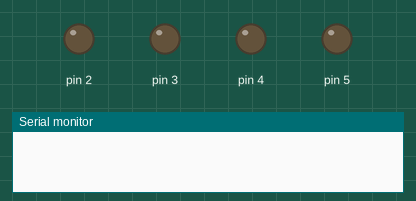
Simulated run of this sketch. Board: Arduino Uno, built with avr-gcc and run on an emulated ATmega328P. Shown: output pins drawn as LEDs (lit = HIGH), the last lines printed to the serial monitor.

Above: at 0.1 s.
At 1.6 s:
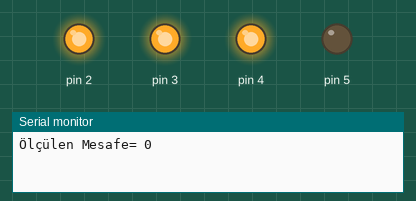
Timing chart, 0 to 3.1 s (numbered marks = the images above):
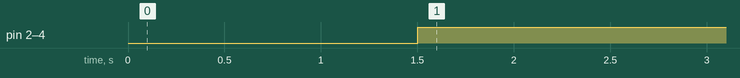

The sketch:

distance_based_led_control.ino
```cpp
void setup() {
  Serial.begin(9600);
  pinMode(6,OUTPUT); //TRİG
  pinMode(7,INPUT); //ECHO
  for(int i=2; i<=7;i++) pinMode(i,OUTPUT);
}

void loop() {
  digitalWrite(8,1); delay(1);
  digitalWrite(8,0);
  int sure=pulseIn(7,1);
  int mesafe=(sure/2)/28.97;
  Serial.print("Ölçülen Mesafe= ");
  Serial.println(mesafe);
  delay(500);
  if(mesafe>=0 && mesafe<=10)
  {
    digitalWrite(8,1);
    digitalWrite(2,1);
    digitalWrite(3,1);
    digitalWrite(4,1);
  }
  if(mesafe>=10 && mesafe<=30)
  {
    digitalWrite(8,1);
    delay(500);
    digitalWrite(8,0);
    delay(500);
    digitalWrite(2,1);
    digitalWrite(3,1);
    digitalWrite(4,0);
  }
  if(mesafe>=30 && mesafe<=50)
  {
    digitalWrite(8,1);
    delay(1500);
    digitalWrite(8,0);
    delay(1500);
    digitalWrite(2,1);
    digitalWrite(3,0);
    digitalWrite(4,0);
  }
  if(mesafe>50)
  {
    digitalWrite(8,0);
    digitalWrite(2,0);
    digitalWrite(3,0);
    digitalWrite(4,0);
  }

}
```

Measured:
- by itself, pin 2–4: LOW → HIGH at 1.5 s
